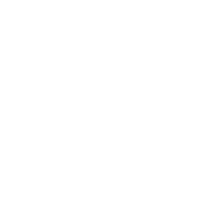
Frame 1 (no input)
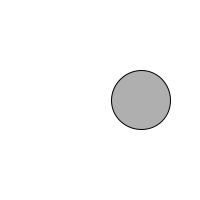
Frame 60 (the mouse pressed at the canvas centre just before this capture)
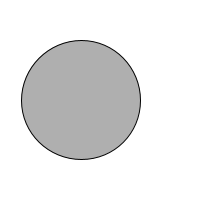
Frame 120 (the mouse held since frame 60 and released just before this capture)

The Processing sketch that drew these frames (run headless with seeded random() and noise(); from frame 60 on, the mouse is pressed at the canvas centre):

// Processing sketch: Lab1_Exercise1
// ── Lab1_Exercise1.pde
int circleX;
int circleY;
int circleHeight;
int circleWidth;

void setup() {
  size(200,200);
  circleX = 200;
  circleY = 100;
  circleHeight = 0;
  circleWidth = 0;
  
}
void draw() {
  background(255);
  stroke(0);
  fill(175);
  ellipse(circleX,circleY,circleWidth,circleHeight);
  circleX = circleX - 1;
  circleHeight = circleHeight + 1;
  circleWidth = circleWidth + 1;
}
